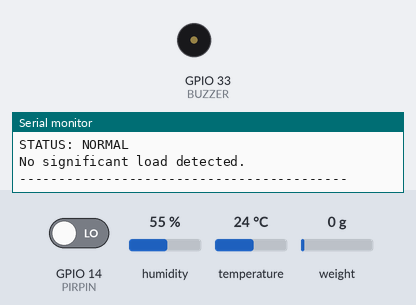
Bench run of a sketch on a simulated ESP32. On the bench: buzzer (waves = sounding), the last lines printed to the serial monitor. Inputs (shaded band) come from the test bench; at power-on: weight on the scale 0 g, GPIO 14 (PIRPIN) LOW, humidity 55 %, temperature 24 °C.

Above: at 2.2 s.
2.3 s: weight on the scale set to 2445 g
4.1 s: weight on the scale set to 2581 g
At 5.2 s:
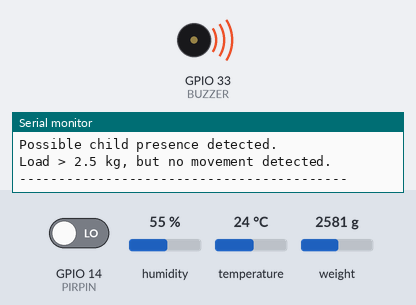
10.3 s: GPIO 14 (PIRPIN) driven HIGH
At 12.2 s:
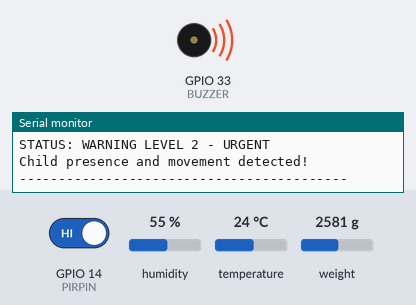
20.8 s: GPIO 14 (PIRPIN) driven LOW
Timing chart, 0 to 23.5 s (numbered marks = the images above; inputs shaded):
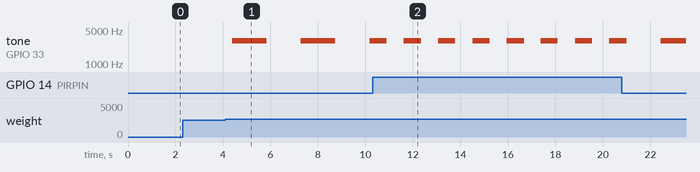

Measured:
- the behaviour switches between 2500 and 2501 g on weight on the scale (found by bisection; images 0 and 1)
- after the input at 4.1 s, tone on GPIO 33 (BUZZER): alternates 3000 Hz for 1.5 s and silent for 1.4 s, starting after 0.30 s
- after the input at 10.3 s, tone on GPIO 33 (BUZZER): alternates 3000 Hz for 0.71 s and silent for 0.71 s, starting after 0.61 s

The sketch:

child-load.ino
```cpp
#include "HX711.h"
#include "DHT.h"

// ===============================
// PIN CONFIGURATION
// ===============================
#define DOUT 23
#define CLK 19

#define DHTPIN 26
#define DHTTYPE DHT11

#define PIRPIN 14
#define BUZZER 33

// ===============================
// OBJECTS
// ===============================
HX711 scale;
DHT dht(DHTPIN, DHTTYPE);

// ===============================
// SETTINGS
// ===============================
const float WEIGHT_THRESHOLD = 2.5;   // kg
const int BUZZER_FREQUENCY = 3000;    // Hz

unsigned long previousBuzzerMillis = 0;
bool buzzerState = false;

// ===============================
// SETUP
// ===============================
void setup() {

  Serial.begin(115200);

  // Load cell
  scale.begin(DOUT, CLK);
  scale.set_scale(211000);
  scale.tare();

  // DHT11
  dht.begin();

  // PIR
  pinMode(PIRPIN, INPUT);

  // Passive buzzer
  pinMode(BUZZER, OUTPUT);
  noTone(BUZZER);

  Serial.println();
  Serial.println("------------------------------------------");
  Serial.println("CHILD PRESENCE DETECTION SYSTEM");
  Serial.println("------------------------------------------");
}

// ===============================
// WARNING LEVEL 1
// Slow beep
// ===============================
void warningLevel1() {

  unsigned long currentMillis = millis();

  if (currentMillis - previousBuzzerMillis >= 1000) {

    previousBuzzerMillis = currentMillis;
    buzzerState = !buzzerState;

    if (buzzerState) {
      tone(BUZZER, BUZZER_FREQUENCY);
    } else {
      noTone(BUZZER);
    }
  }
}

// ===============================
// WARNING LEVEL 2
// Fast beep
// ===============================
void warningLevel2() {

  unsigned long currentMillis = millis();

  if (currentMillis - previousBuzzerMillis >= 200) {

    previousBuzzerMillis = currentMillis;
    buzzerState = !buzzerState;

    if (buzzerState) {
      tone(BUZZER, BUZZER_FREQUENCY);
    } else {
      noTone(BUZZER);
    }
  }
}

// ===============================
// BUZZER OFF
// ===============================
void buzzerOff() {

  noTone(BUZZER);
  buzzerState = false;
}

// ===============================
// LOOP
// ===============================
void loop() {

  // -------------------------------
  // READ PIR
  // -------------------------------
  int statusPIR = digitalRead(PIRPIN);

  // -------------------------------
  // READ DHT11
  // -------------------------------
  float humidity = dht.readHumidity();
  float temperature = dht.readTemperature();

  // -------------------------------
  // READ LOAD CELL
  // -------------------------------
  float weight = scale.get_units(5);

  if (weight < 0) {
    weight = 0;
  }

  // ===============================
  // DISPLAY CURRENT LOAD
  // ===============================
  Serial.print("Current Load: ");
  Serial.print(weight, 2);
  Serial.print(" kg");

  Serial.print(" | Threshold: ");
  Serial.print(WEIGHT_THRESHOLD, 2);
  Serial.print(" kg");

  // ===============================
  // DISPLAY PIR
  // ===============================
  Serial.print(" | PIR: ");

  if (statusPIR == HIGH) {
    Serial.print("MOVEMENT");
  } else {
    Serial.print("NO MOVEMENT");
  }

  // ===============================
  // DISPLAY TEMPERATURE
  // ===============================
  Serial.print(" | Temp: ");

  if (isnan(temperature)) {
    Serial.print("ERROR");
  } else {
    Serial.print(temperature, 1);
    Serial.print(" C");
  }

  // ===============================
  // DISPLAY HUMIDITY
  // ===============================
  Serial.print(" | Humidity: ");

  if (isnan(humidity)) {
    Serial.println("ERROR");
  } else {
    Serial.print(humidity, 1);
    Serial.println(" %");
  }

  // ===============================
  // WARNING LOGIC
  // ===============================

  // NORMAL
  if (weight <= WEIGHT_THRESHOLD) {

    buzzerOff();

    Serial.println("STATUS: NORMAL");
    Serial.println("No significant load detected.");
  }

  // WARNING LEVEL 1
  // Load > 2.5 kg, but PIR does not detect movement
  else if (weight > WEIGHT_THRESHOLD && statusPIR == LOW) {

    warningLevel1();

    Serial.println("STATUS: WARNING LEVEL 1");
    Serial.println("Possible child presence detected.");
    Serial.println("Load > 2.5 kg, but no movement detected.");
  }

  // WARNING LEVEL 2
  // Load > 2.5 kg AND PIR detects movement
  else if (weight > WEIGHT_THRESHOLD && statusPIR == HIGH) {

    warningLevel2();

    Serial.println("STATUS: WARNING LEVEL 2 - URGENT");
    Serial.println("Child presence and movement detected!");
  }

  Serial.println("------------------------------------------");

  delay(200);
}
```
